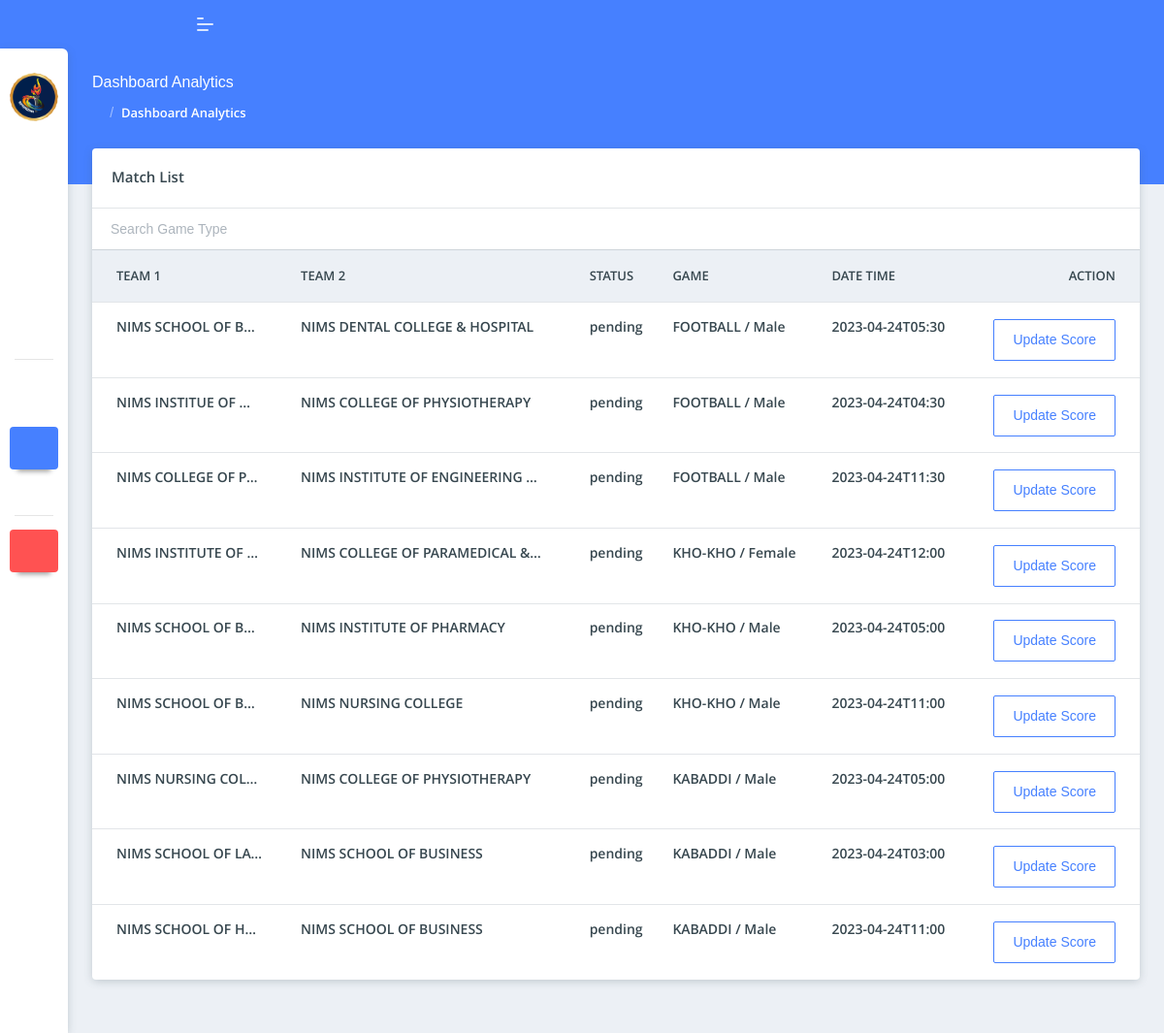
Screenshot of /admin/match_list.php (signed in) with the database file from the repository.
### tables this page shows
CREATE TABLE `match_data` (
  `match_id` int(11) NOT NULL,
  `team_1` text NOT NULL,
  `team_2` text NOT NULL,
  `game_type` text NOT NULL,
  `game_status` text NOT NULL,
  `date_time` text NOT NULL,
  `created_at` text NOT NULL
);

### admin/connections/global.php (called while the page is built, shortened)
<?php
if (isset($_SESSION['email'])) {
  $fetch_all_query = "SELECT * FROM user_data WHERE email = '" . $_SESSION['email'] . "'";
  $result = mysqli_query($conn, $fetch_all_query);
  while ($rows = mysqli_fetch_assoc($result)) {
    $user_type = $rows['user_type'];
  }
}

### admin/match_list.php (the view, shortened to what this page needs)
<?php include('./connections/connection.php'); ?>
<?php include('./components/header.php'); ?>
<?php include('./connections/global.php'); ?>
<?php include('./connections/functions.php'); ?>
<body class="">
    <?php include('./components/sidebar.php'); ?>
    <?php include('./components/top_bar.php'); ?>
    <div class="pcoded-main-container">
        <div class="pcoded-content">
            <div class="page-header">
                <div class="page-block">
                    <div class="row align-items-center">
                        <div class="col-md-12">
                            <div class="page-header-title">
                                <h5 class="m-b-10">Dashboard Analytics</h5>
                            </div>
                            <ul class="breadcrumb">
                                <li class="breadcrumb-item"><a href="index.html"><i class="feather icon-home"></i></a></li>
                                <li class="breadcrumb-item"><a href="#!">Dashboard Analytics</a></li>
                            </ul>
                        </div>
                    </div>
                </div>
            </div>
            <div class="row">
                <div class="col-xl-12 col-md-12">
                    <div class="card table-card">
                        <div class="card-header">
                            <h5>Match List</h5>
                            <div class="card-header-right">
                                <div class="btn-group card-option">
                                    <button type="button" class="btn dropdown-toggle" data-toggle="dropdown" aria-haspopup="true" aria-expanded="false">
                                        <i class="feather icon-more-horizontal"></i>
                                    </button>
                                </div>
                            </div>
                        </div>
                        <form action="./match_list.php" method="get">
                            <input type="text" name="game_name" id="" class="form-control" onblur="this.form.submit()" placeholder="Search Game Type">
                        </form>
                        <div class="card-body p-0">
                            <div class="table-responsive">
                                <table class="table table-hover mb-0">
                                    <thead>
                                        <tr>
                                            <th>Team 1</th>
                                            <th>Team 2</th>
                                            <th>Status</th>
                                            <th>Game</th>
                                            <th>Date Time</th>
                                            <th class="text-right">Action</th>
                                        </tr>
                                    </thead>
                                    <tbody>
                                        <?php
                                        $game_name = @$_GET['game_name'];
                                        if ($game_name) {
                                            $fetch_all_Games = mysqli_query($conn, "SELECT * FROM match_data WHERE game_type LIKE '%$game_name%'");
                                        } else {
                                            $fetch_all_Games = mysqli_query($conn, "SELECT * FROM match_data ORDER BY match_id DESC");
                                        }
                                        while ($row = mysqli_fetch_array($fetch_all_Games)) {
                                            $match_id = $row['match_id'];
                                            $team_1 = $row['team_1'];
                                            $team_2 = $row['team_2'];
                                            $game_status = $row['game_status'];
                                            $game_type = $row['game_type'];
                                            $date_time = $row['date_time'];
                                            echo '<tr>
                                            <td>
                                                <div class="d-inline-block align-middle">
                                                    <div class="d-inline-block">
                                                        <h6 class="text-truncate" style="max-width: 150px;">' . $team_1 . '</h6>
                                                    </div>
                                                </div>
                                            </td>
                                            <td>
                                                <div class="d-inline-block align-middle">
                                                    <div class="d-inline-block">
                                                        <h6 class="text-truncate" style="max-width: 250px;">' . $team_2 . '</h6>
                                                    </div>
                                                </div>
                                            </td>
                                            <td>
                                                <div class="d-inline-block align-middle">
                                                    <div class="d-inline-block">
                                                        <h6 class="text-truncate" style="max-width: 250px;">' . $game_status . '</h6>
                                                    </div>
                                                </div>
                                            </td>
                                            <td>
                                                <div class="d-inline-block align-middle">
                                                    <div class="d-inline-block">
                                                        <h6 class="text-truncate" style="max-width: 250px;">' . $game_type . '</h6>
                                                    </div>
                                                </div>
                                            </td>
                                            <td>
                                                <div class="d-inline-block align-middle">
                                                    <div class="d-inline-block">
                                                        <h6 class="text-truncate" style="max-width: 250px;">' . $date_time . '</h6>
                                                    </div>
                                                </div>
                                            </td>
                                            <td class="text-right">
                                            <a href="./score.php?match_id=' . $match_id . '"><button class="btn btn-outline-primary">Update Score</button></a>
                                            </td>
                                        </tr>';
                                        }
                                        ?>
                                    </tbody>
                                </table>
                            </div>
                        </div>
                    </div>
                </div>
            </div>
        </div>
    </div>
    <?php include('./components/scripts.php'); ?>

### admin/components/header.php (shortened to what this page needs)
<!DOCTYPE html>
<html lang="en">
<head>
    <link rel="stylesheet" href="assets/css/style.css">
</head>

### admin/components/sidebar.php (shortened to what this page needs)
<nav class="pcoded-navbar menu-light ">
	<div class="navbar-wrapper  ">
		<div class="navbar-content scroll-div ">
			<div class="">
				<div class="main-menu-header">
					<img class="img-radius" src="assets/images/logo-bg.png" alt="User-Profile-Image">
					<div class="user-details">
					</div>
				</div>
			</div>
			<ul class="nav pcoded-inner-navbar ">
				<?php
				if ($user_type == 'superadmin') {
				?>
					<li class="nav-item">
						<a href="./user_management.php" class="nav-link "><span class="pcoded-micon"><i class="feather icon-file-text"></i></span><span class="pcoded-mtext">User Management</span></a>
					</li>
					<li class="nav-item">
						<a href="./game_management.php" class="nav-link "><span class="pcoded-micon"><i class="feather icon-file-text"></i></span><span class="pcoded-mtext">Game Management</span></a>
					</li>
					<li class="nav-item">
						<a href="./collage_management.php" class="nav-link "><span class="pcoded-micon"><i class="feather icon-file-text"></i></span><span class="pcoded-mtext">Collage Management</span></a>
					</li>
				<?php } ?>
				<li class="nav-item pcoded-menu-caption">
				</li>
				<li class="nav-item">
					<a href="./match_management.php" class="nav-link "><span class="pcoded-micon"><i class="feather icon-file-text"></i></span><span class="pcoded-mtext">Match Management</span></a>
				</li>
				<li class="nav-item">
					<a href="./match_list.php" class="nav-link "><span class="pcoded-micon"><i class="feather icon-file-text"></i></span><span class="pcoded-mtext">Match List</span></a>
				</li>
				<li class="nav-item pcoded-menu-caption">
				</li>
				<li class="nav-item active">
					<a href="./helpers/logout.php" class="nav-link bg-danger"><span class="pcoded-micon"><i class="feather icon-log-out"></i></span><span class="pcoded-mtext">Logout</span></a>
				</li>
			</ul>
		</div>
	</div>
</nav>

### admin/components/top_bar.php (shortened to what this page needs)
<header class="navbar pcoded-header navbar-expand-lg navbar-light header-blue">
    <div class="m-header">
        <a class="mobile-menu" id="mobile-collapse" href="#!"><span></span></a>
    </div>
    <div class="collapse navbar-collapse">
        <ul class="navbar-nav mr-auto">
            <li class="nav-item">
                <a href="#!" class="pop-search"><i class="feather icon-search"></i></a>
            </li>
        </ul>
        <ul class="navbar-nav ml-auto">
            <li>
                <div class="dropdown">
                    <a class="dropdown-toggle" href="#" data-toggle="dropdown"><i class="icon feather icon-bell"></i></a>
                </div>
            </li>
            <li>
                <div class="dropdown drp-user">
                    <a href="#" class="dropdown-toggle" data-toggle="dropdown">
                        <i class="feather icon-user"></i>
                    </a>
                </div>
            </li>
        </ul>
    </div>
</header>

### admin/components/scripts.php (shortened to what this page needs)
</body>
</html>

### rows the page displays
match_data: team_1 "NIMS SCHOOL OF B…", team_2 "NIMS DENTAL COLLEGE & HOSPITAL", game_status "pending", game_type "FOOTBALL / Male", date_time "2023-04-24T05:30"
match_data: team_1 "NIMS INSTITUE OF…", team_2 "NIMS COLLEGE OF PHYSIOTHERAPY", game_status "pending", game_type "FOOTBALL / Male", date_time "2023-04-24T04:30"
match_data: team_1 "NIMS COLLEGE OF P…", team_2 "NIMS INSTITUTE OF ENGINEERING…", game_status "pending", game_type "FOOTBALL / Male", date_time "2023-04-24T11:30"
match_data: team_1 "NIMS INSTITUTE OF…", team_2 "NIMS COLLEGE OF PARAMEDICAL &…", game_status "pending", game_type "KHO-KHO / Female", date_time "2023-04-24T12:00"
match_data: team_1 "NIMS SCHOOL OF B…", team_2 "NIMS INSTITUTE OF PHARMACY", game_status "pending", game_type "KHO-KHO / Male", date_time "2023-04-24T05:00"
match_data: team_1 "NIMS SCHOOL OF B…", team_2 "NIMS NURSING COLLEGE", game_status "pending", game_type "KHO-KHO / Male", date_time "2023-04-24T11:00"
match_data: team_1 "NIMS NURSING COL…", team_2 "NIMS COLLEGE OF PHYSIOTHERAPY", game_status "pending", game_type "KABADDI / Male", date_time "2023-04-24T05:00"
match_data: team_1 "NIMS SCHOOL OF LAW", team_2 "NIMS SCHOOL OF BUSINESS", game_status "pending", game_type "KABADDI / Male", date_time "2023-04-24T03:00"
match_data: team_1 "NIMS SCHOOL OF H…", team_2 "NIMS SCHOOL OF BUSINESS", game_status "pending", game_type "KABADDI / Male", date_time "2023-04-24T11:00"
